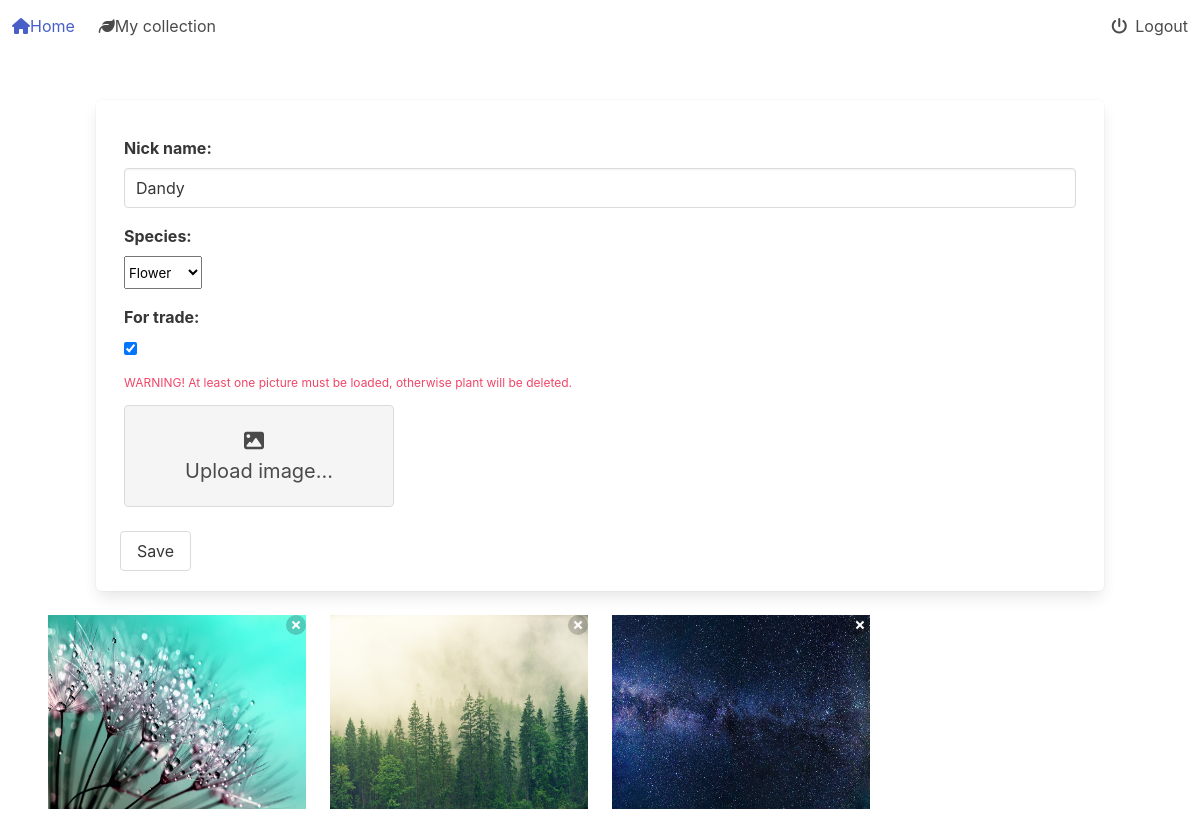
Before: /dandy/update/ (signed in) with the older database file.
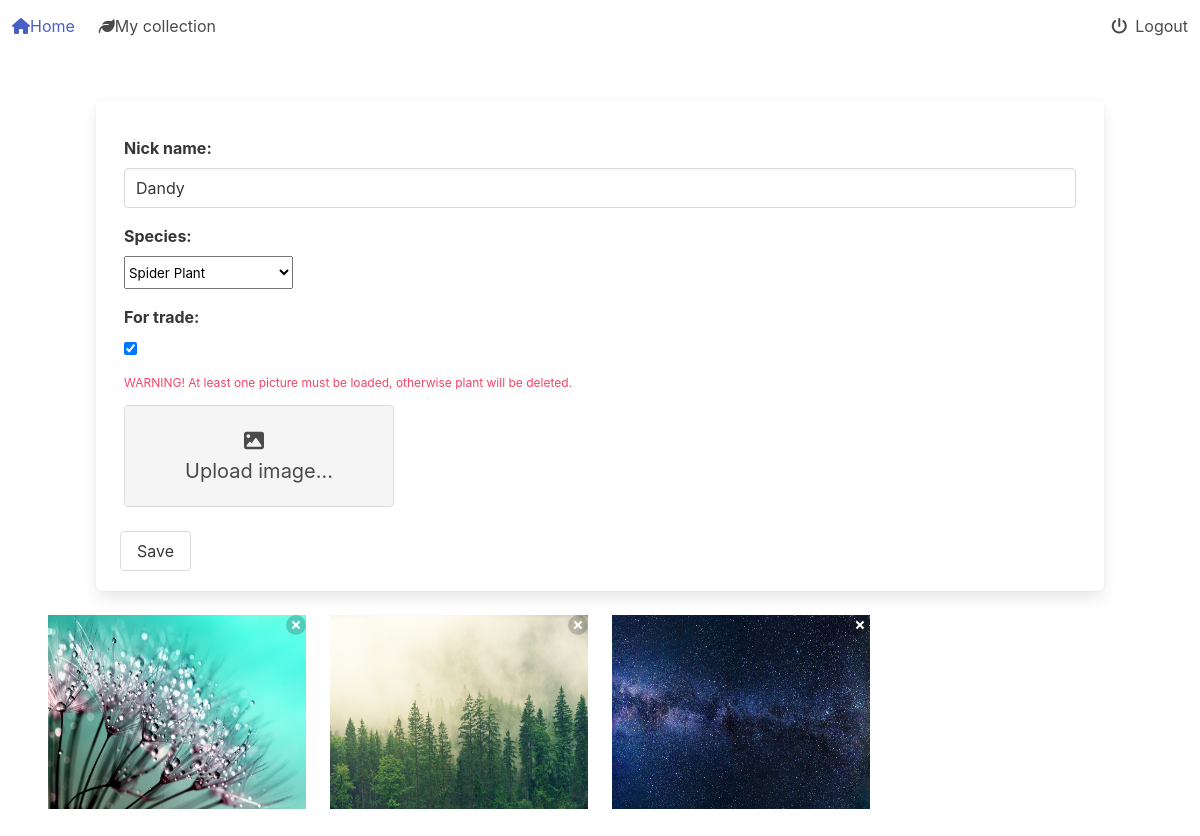
After: the same page with the newer database file.
### plant_collection/models.py (models this page shows, shortened)
class Plant(models.Model):
    nick_name = models.CharField(
        max_length=64,
        validators=[MinLengthValidator(3)],
        unique=True)
    created = models.DateTimeField(auto_now_add=True, null=True, blank=True)
    updated = models.DateTimeField(auto_now=True, null=True, blank=True)
    species = models.ForeignKey(Species, on_delete=models.SET_NULL, blank=True, null=True, related_name='plants')
    owner = models.ForeignKey(settings.AUTH_USER_MODEL, on_delete=models.PROTECT, related_name='plants')
    slug = models.SlugField(default='bugged-plant')
    for_trade = models.BooleanField(default=False)
    likes = models.ManyToManyField(User, related_name= 'liked')

### plant_collection/views.py (the view, shortened to what this page needs)
# urls.py: path('<slug:slug>/update/', views.update_plant.as_view(), name='update_plant'),
class update_plant(LoginRequiredMixin, generic.UpdateView):
    template_name = 'plant_collection/update_plant.html'
    model = Plant
    plant_form = update_plant_form
    ima_form = image_form
    def get(self,request, slug):
        plant = get_object_or_404(Plant, slug=slug)
        if request.user != plant.owner:
            return redirect('plant_collection:front_page')
        form = self.plant_form(instance=plant)
        image = self.ima_form
        context = {'form':form,
                   'plant':plant,
                   'image':image}
        return render(request, self.template_name, context)

### plant_collection/forms.py
class update_plant_form(add_plant_form):
    nick_name= forms.CharField(max_length=24,
                               validators=[ MinLengthValidator(3)],
                               widget=forms.TextInput(
                                   attrs={
                                       'class': 'input',
                                   }))

### plant_collection/models.py (called while the page is built)
    def __str__(self):
        return self.name

    def __str__(self):
        return str(self.pk)

### plant_collection/templates/plant_collection/update_plant.html (shortened to what this page needs)
{% extends "base.html" %}
{% block content %}
{% load widget_tweaks %}
{% load static %}
<section class='section'>
    <form enctype='multipart/form-data' class='box mx-6' action="{% url 'plant_collection:update_plant' slug=plant.slug %}" method='post'>
                    {% for field in form %}
                        <div class='mx-2'>
                            <div class='label pt-4'>{{ field.label_tag }}</div>
                            {% if field.errors %}
                                {% render_field field class='input is-danger'%}
                            {% else %}
                                {{ field }}
                            {% endif %}
                        </div>
                    {% endfor %}
                    <div class='mt-2 mx-2'>
                        <span class='is-size-7 has-text-danger'>WARNING! At least one picture must be loaded, otherwise plant will be deleted.<span>
                        <div class='input_container' id='replicator'>
                            <div class='field to-hide'>
                                <div id='file-js-example' class='file is-medium is-boxed'>
                                    <label class='file-label pt-3'>
                                        <span class='file-cta'>
                                            {% if image_error %}
                                            <span class='file-icon'>
                                                <i class='fa-solid fa-image has-text-danger'></i>
                                            </span>
                                            <span class='file-label has-text-danger'>
                                                Upload image...
                                            </span>
                                            {% else %}
                                            <span class='file-icon'>
                                                <i class='fa-solid fa-image'></i>
                                            </span>
                                            <span class='file-label'>
                                                Upload image...
                                            </span>
                                            {% endif %}
                                        </span>
                                    </label>
                                </div>
                            </div>
                        </div>
                    </div>
        <div class='container pt-5'>
            <input id='submit-btn' class='button' type="submit" value='Save'>
        </div>
    </form>
    <div class='columns is-multiline'>
        {% for pic in plant.picture.all %}
            <div class='column is-3'>
                <div class="image is-4by3">
                    <img src='{{pic.image.url}}' data-pic='{{pic}}'>
                    <button class='delete' style="position: absolute; top: 0; right: 0;"></button>
                </div>
            </div>
        {% endfor %}
    </div>
</section>
{% endblock %}

Changed rows visible on the page:
changed Plant "Dandy": species "Flower" → "Spider Plant"
